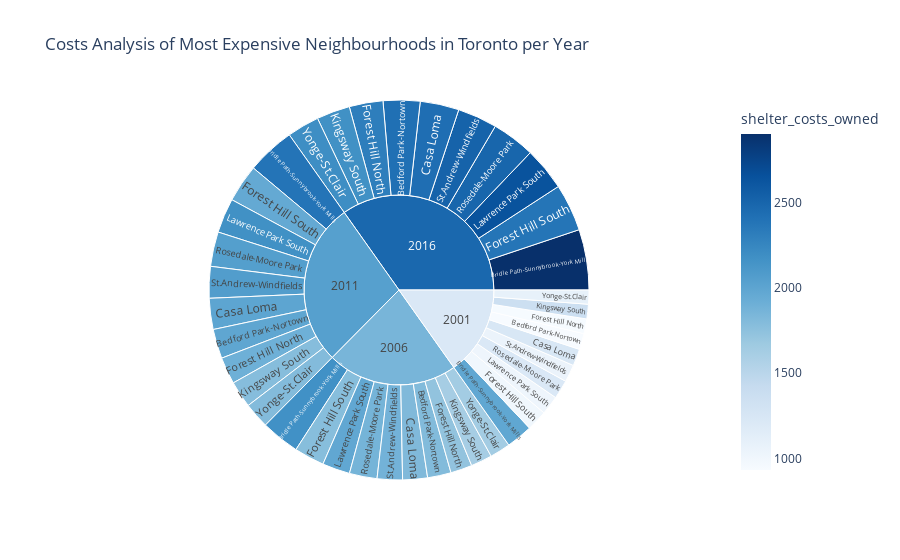

Notebook code for this chart:
### Code cell
fig = px.sunburst(
    df_expensive_neighbourhoods_per_year,
    path=["year", "neighbourhood"],
    values='average_house_value',
    color='shelter_costs_owned',
    hover_data=['shelter_costs_owned', 'shelter_costs_rented'],
    color_continuous_scale='Blues',
    title="Costs Analysis of Most Expensive Neighbourhoods in Toronto per Year"
)
fig.show()

### Figure 1 — Plotly figure (JSON) as saved in the notebook; plotly's stock layout.template omitted (floating-point values rounded to 4 significant figures; data arrays with more than 128 entries replaced by an {"elided": "..."} marker saying what was removed)
{"data": [{"branchvalues": "total", "customdata": {"elided": "44x3 mixed values"}, "domain": {"x": [0, 1], "y": [0, 1]}, "hovertemplate": "labels=%{label}<br>average_house_value=%{value}<br>parent=%{parent}<br>id=%{id}<br>shelter_costs_owned=%{color}<br>shelter_costs_rented=%{customdata[1]}<extra></extra>", "ids": ["2001/Bedford Park-Nortown", "2006/Bedford Park-Nortown", "2011/Bedford Park-Nortown", "2016/Bedford Park-Nortown", "2001/Bridle Path-Sunnybrook-York Mills", "2006/Bridle Path-Sunnybrook-York Mills", "2011/Bridle Path-Sunnybrook-York Mills", "2016/Bridle Path-Sunnybrook-York Mills", "2001/Casa Loma", "2006/Casa Loma", "2011/Casa Loma", "2016/Casa Loma", "2001/Forest Hill North", "2006/Forest Hill North", "2011/Forest Hill North", "2016/Forest Hill North", "2001/Forest Hill South", "2006/Forest Hill South", "2011/Forest Hill South", "2016/Forest Hill South", "2001/Kingsway South", "2006/Kingsway South", "2011/Kingsway South", "2016/Kingsway South", "2001/Lawrence Park South", "2006/Lawrence Park South", "2011/Lawrence Park South", "2016/Lawrence Park South", "2001/Rosedale-Moore Park", "2006/Rosedale-Moore Park", "2011/Rosedale-Moore Park", "2016/Rosedale-Moore Park", "2001/St.Andrew-Windfields", "2006/St.Andrew-Windfields", "2011/St.Andrew-Windfields", "2016/St.Andrew-Windfields", "2001/Yonge-St.Clair", "2006/Yonge-St.Clair", "2011/Yonge-St.Clair", "2016/Yonge-St.Clair", "2001", "2006", "2011", "2016"], "labels": ["Bedford Park-Nortown", "Bedford Park-Nortown", "Bedford Park-Nortown", "Bedford Park-Nortown", "Bridle Path-Sunnybrook-York Mills", "Bridle Path-Sunnybrook-York Mills", "Bridle Path-Sunnybrook-York Mills", "Bridle Path-Sunnybrook-York Mills", "Casa Loma", "Casa Loma", "Casa Loma", "Casa Loma", "Forest Hill North", "Forest Hill North", "Forest Hill North", "Forest Hill North", "Forest Hill South", "Forest Hill South", "Forest Hill South", "Forest Hill South", "Kingsway South", "Kingsway South", "Kingsway South", "Kingsway South", "Lawrence Park South", "Lawrence Park South", "Lawrence Park South", "Lawrence Park South", "Rosedale-Moore Park", "Rosedale-Moore Park", "Rosedale-Moore Park", "Rosedale-Moore Park", "St.Andrew-Windfields", "St.Andrew-Windfields", "St.Andrew-Windfields", "St.Andrew-Windfields", "Yonge-St.Clair", "Yonge-St.Clair", "Yonge-St.Clair", "Yonge-St.Clair", "2001", "2006", "2011", "2016"], "marker": {"coloraxis": "coloraxis", "colors": [933, 1808, 1988, 2418, 1983, 2170, 2387, 2903, 1241, 1819, 2001, 2434, 940, 1731, 1904, 2316, 1001, 1781, 1959, 2383, 1362, 1625, 1787, 2173, 1021, 1977, 2174, 2644, 1219, 1868, 2054, 2498, 1055, 1881, 2069, 2516, 1091, 1638, 1802, 2192, 1225.0, 1856.0, 2041.0, 2483.0]}, "name": "", "parents": ["2001", "2006", "2011", "2016", "2001", "2006", "2011", "2016", "2001", "2006", "2011", "2016", "2001", "2006", "2011", "2016", "2001", "2006", "2011", "2016", "2001", "2006", "2011", "2016", "2001", "2006", "2011", "2016", "2001", "2006", "2011", "2016", "2001", "2006", "2011", "2016", "2001", "2006", "2011", "2016", "", "", "", ""], "type": "sunburst", "values": [565304, 826963, 1034387, 1295007, 927466, 1356757, 1697067, 2124653, 596077, 871981, 1090696, 1365503, 517466, 756983, 946854, 1185419, 726664, 1063011, 1329642, 1664653, 512334, 749476, 937464, 1173663, 664712, 972384, 1216283, 1522732, 664476, 972039, 1215852, 1522193, 607040, 888017, 1110755, 1390616, 494098, 722799, 904096, 1131888, 6275637, 9180410, 11483096, 14376327]}], "layout": {"autosize": true, "coloraxis": {"colorbar": {"title": {"text": "shelter_costs_owned"}}, "colorscale": [[0, "rgb(247,251,255)"], [0.125, "rgb(222,235,247)"], [0.25, "rgb(198,219,239)"], [0.375, "rgb(158,202,225)"], [0.5, "rgb(107,174,214)"], [0.625, "rgb(66,146,198)"], [0.75, "rgb(33,113,181)"], [0.875, "rgb(8,81,156)"], [1, "rgb(8,48,107)"]]}, "legend": {"tracegroupgap": 0}, "title": {"text": "Costs Analysis of Most Expensive Neighbourhoods in Toronto per Year"}}}
